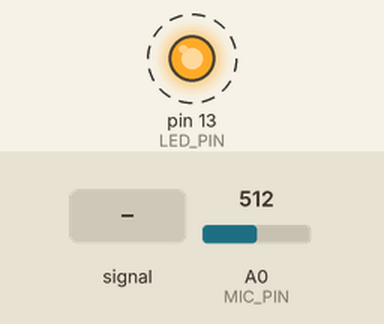
Recording of a sketch running on a simulated Arduino Uno, built with avr-gcc and run on an emulated ATmega328P. Shown: output pins drawn as LEDs (lit = HIGH). Dashed ring = blinking. The test bench sets the inputs (shaded band); at power-on: A0 (MIC_PIN) = 512.

Above: at 1.29 s.
1.3 s: A0 (MIC_PIN) set to 311
4.3 s: A0 (MIC_PIN) set to 284
At 4.3 s:
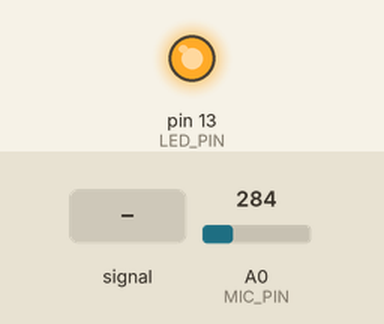
5.8 s: A0 (MIC_PIN) set to 306
At 5.96 s:
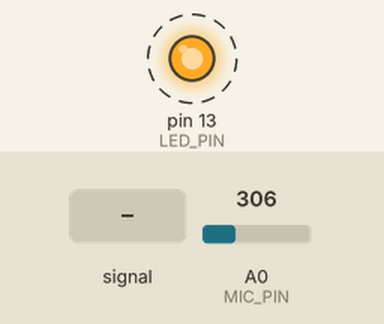
8.8 s: A0 (MIC_PIN) fed a 2 Hz sine of ±306 counts around its level
11.8 s: A0 (MIC_PIN) set to 290
At 11.8 s:
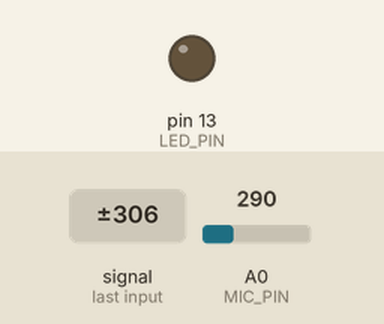
Timing chart, 0 to 14.3 s (numbered marks = the images above; inputs shaded):
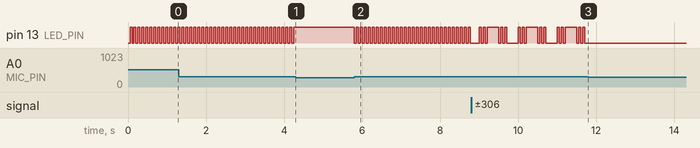

The sketch:

ch06_microphone_debounce.ino
```cpp
#define MIC_PIN A0 // 麥克風
#define LED_PIN 13 // 燈光
#define VOLUME_HIGH_LEVEL 300 // 超過此值便當做有高音量
#define DEBOUNCE_DELAY 50 // 除彈跳的延遲時間
unsigned long time_previous;
boolean ledStatus = LOW;

void setup() {
  pinMode(LED_PIN, OUTPUT);
  digitalWrite(LED_PIN, ledStatus);
  time_previous = millis();
}
void loop() {
  int mic = analogRead(MIC_PIN); // 讀取麥克風輸出
  if(mic >= VOLUME_HIGH_LEVEL){ // 若超過此音量
    unsigned long time_current = millis();
    if(time_current - time_previous > DEBOUNCE_DELAY){ // 已逾時
      time_previous = time_current;
      ledStatus = !ledStatus; // 切換LED明滅
      digitalWrite(LED_PIN, ledStatus);
    }
  }
}
```

Measured:
- the behaviour switches between 300 and 299 on A0 (MIC_PIN) (found by bisection; images 0 and 1)
- after the input at 4.3 s, pin 13 (LED_PIN): stops changing and stays HIGH
- after the input at 5.8 s, pin 13 (LED_PIN): alternates HIGH for 0.05 s and LOW for 0.05 s, starting at once
- after the input at 11.8 s, pin 13 (LED_PIN): stops changing and stays LOW
- by itself, pin 13 (LED_PIN): alternates HIGH for 0.05 s and LOW for 0.05 s
